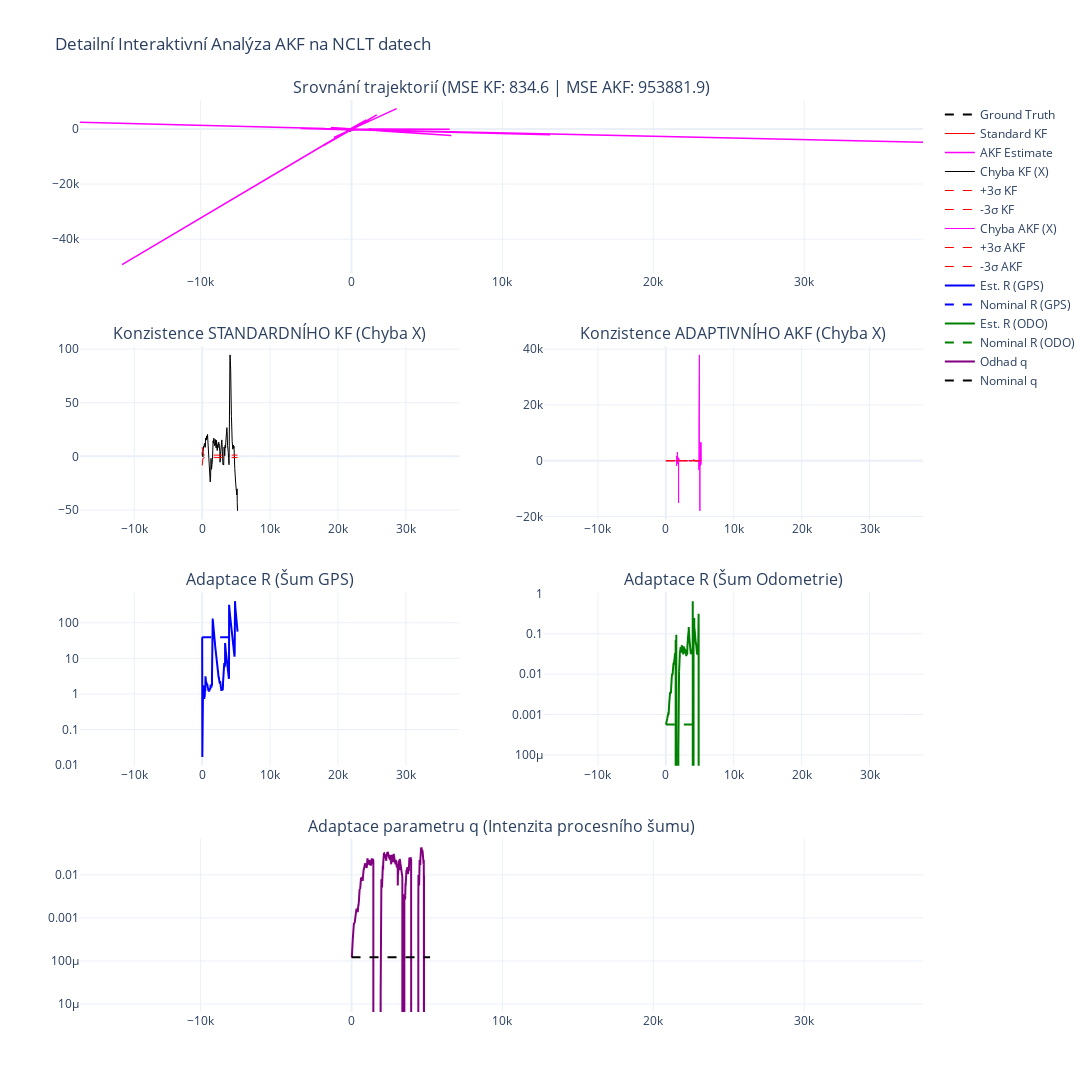

Notebook code cell kept with this figure:
### Code cell
import matplotlib.pyplot as plt
import numpy as np
import torch

full_traj_path = '../preprocessed_NCLT_FULL/test_full_trajectory.pt' 
full_dataset = torch.load(full_traj_path)

x_true = full_dataset[0]['ground_truth'].to(device)
y_seq = full_dataset[0]['filtered_gps'].to(device)
seq_len = y_seq.shape[0]

Ex0 = x_true[0, :].unsqueeze(1) 
P0 = sys_model.P0

print(f"Diagnostika pro sekvenci délky {seq_len}...")


T_sampling = 1.0 

# best setup
# alpha_nominal = [0.000132, 39.32, 0.00057]
# akf_filter = AdaptiveKalmanFilter_online(
#     sys_model, 
#     mdm_L=7,                  # Velmi krátké okno (okamžitá detekce výpadku GPS)
#     mdm_version=1, 
#     lambda_rls=0.95,          # Rychlé zapomínání (rychlý návrat k důvěře, jakmile GPS zase naskočí)
#     q_init=0.000132,          # Start na průměru
#     init_sigma_rls_value=0.1, # Velká volnost pro adaptaci (Aby R_GPS mohlo vyletět vysoko)
#     alpha_nom=alpha_nominal 
# )

alpha_nominal = [0.000132, 39.32, 0.00057]
akf_filter = Filters.AdaptiveKalmanFilter_online(
    sys_model, 
    mdm_L=7,
    mdm_version=1, 
    lambda_rls=0.995,
    init_sigma_rls_value=1.0,
    alpha_nom=alpha_nominal 
)
res_akf, Q_hist, R_hist = akf_filter.process_sequence_adaptively(y_seq, Ex0=Ex0, P0=P0)
print("AKF done.")

# KF
kf_filter = Filters.KalmanFilter(sys_model)
res_kf = kf_filter.process_sequence(y_seq, Ex0=Ex0, P0=P0)
print("KF done.")

# APF
apf_filter = Filters.VectorizedParticleFilter(sys_model, num_particles=50000)
res_apf = apf_filter.process_sequence(y_seq, Ex0=Ex0, P0=P0)

# AKF
x_est_akf = res_akf['x_filtered'].detach().cpu().numpy()
P_est_akf = res_akf['P_filtered'].detach().cpu().numpy()

# KF
x_est_kf = res_kf['x_filtered'].detach().cpu().numpy()

# APF
x_est_apf = res_apf['x_filtered'].detach().cpu().numpy()
P_est_apf = res_apf['P_filtered'].detach().cpu().numpy()

# GT a Měření
x_gt = x_true.detach().cpu().numpy()
y_meas = y_seq.detach().cpu().numpy()

template_val_00 = (T_sampling**3) / 3.0

q_est_values = np.array([q[0, 0].item() for q in Q_hist]) / template_val_00

q_nominal = sys_model.Q[0, 0].item() / template_val_00

r_gps_hist = np.array([r[0, 0].item() for r in R_hist]) 
r_odo_hist = np.array([r[1, 1].item() for r in R_hist]) 

r_base_gps = sys_model.R[0, 0].item()
r_base_odo = sys_model.R[1, 1].item()

t = np.arange(seq_len)

t_akf = t[-len(r_gps_hist):] 

mse_akf_total = np.mean((x_est_akf[:, 0] - x_gt[:, 0])**2 + (x_est_akf[:, 2] - x_gt[:, 2])**2)
mse_kf_total = np.mean((x_est_kf[:, 0] - x_gt[:, 0])**2 + (x_est_kf[:, 2] - x_gt[:, 2])**2)
mse_apf_total = np.mean((x_est_apf[:, 0] - x_gt[:, 0])**2 + (x_est_apf[:, 2] - x_gt[:, 2])**2)

print("="*60)
print(f"VÝSLEDKY SROVNÁNÍ (Full Trajectory):")
print(f"Standard KF MSE: {mse_kf_total:.4f}")
print(f"Adaptive KF MSE: {mse_akf_total:.4f}")
print(f"PF MSE: {mse_apf_total:.4f}")
print("="*60)

np.set_printoptions(precision=6, suppress=True)
print(f"\nPrůměrné odhadnuté q: {np.mean(q_est_values):.6f}")
print(f"Nominální q modelu:    {q_nominal:.6f}")

error_x_akf = x_est_akf[:, 0] - x_gt[:, 0]
sigma_x_akf = np.sqrt(P_est_akf[:, 0, 0])

if torch.is_tensor(res_kf['P_filtered']):
    P_est_kf = res_kf['P_filtered'].detach().cpu().numpy()
else:
    P_est_kf = res_kf['P_filtered']

error_x_kf = x_est_kf[:, 0] - x_gt[:, 0]
sigma_x_kf = np.sqrt(P_est_kf[:, 0, 0])

import plotly.graph_objects as go
from plotly.subplots import make_subplots

fig = make_subplots(
    rows=4, cols=2,
    specs=[
        [{"colspan": 2}, None],  # Trajektorie přes celou šířku
        [{}, {}],                # Konzistence KF | Konzistence AKF
        [{}, {}],                # Adaptace R GPS | Adaptace R ODO
        [{"colspan": 2}, None]   # Adaptace Q přes celou šířku
    ],
    subplot_titles=(
        f"Srovnání trajektorií (MSE KF: {mse_kf_total:.1f} | MSE AKF: {mse_akf_total:.1f})",
        "Konzistence STANDARDNÍHO KF (Chyba X)",
        "Konzistence ADAPTIVNÍHO AKF (Chyba X)",
        "Adaptace R (Šum GPS)",
        "Adaptace R (Šum Odometrie)",
        "Adaptace parametru q (Intenzita procesního šumu)"
    ),
    vertical_spacing=0.08
)

# ---------------- A) Trajektorie ----------------
fig.add_trace(go.Scatter(x=x_gt[:, 0], y=x_gt[:, 2], mode='lines', name='Ground Truth', line=dict(color='black', dash='dash')), row=1, col=1)
fig.add_trace(go.Scatter(x=x_est_kf[:, 0], y=x_est_kf[:, 2], mode='lines', name='Standard KF', line=dict(color='red', width=1)), row=1, col=1)
fig.add_trace(go.Scatter(x=x_est_akf[:, 0], y=x_est_akf[:, 2], mode='lines', name='AKF Estimate', line=dict(color='magenta', width=1.5)), row=1, col=1)

# ---------------- B1) Konzistence KF ----------------
fig.add_trace(go.Scatter(x=t, y=error_x_kf, mode='lines', name='Chyba KF (X)', line=dict(color='black', width=1)), row=2, col=1)
fig.add_trace(go.Scatter(x=t, y=3*sigma_x_kf, mode='lines', name='+3σ KF', line=dict(color='red', dash='dash', width=1)), row=2, col=1)
fig.add_trace(go.Scatter(x=t, y=-3*sigma_x_kf, mode='lines', name='-3σ KF', line=dict(color='red', dash='dash', width=1)), row=2, col=1)

# ---------------- B2) Konzistence AKF ----------------
fig.add_trace(go.Scatter(x=t, y=error_x_akf, mode='lines', name='Chyba AKF (X)', line=dict(color='magenta', width=1)), row=2, col=2)
fig.add_trace(go.Scatter(x=t, y=3*sigma_x_akf, mode='lines', name='+3σ AKF', line=dict(color='red', dash='dash', width=1)), row=2, col=2)
fig.add_trace(go.Scatter(x=t, y=-3*sigma_x_akf, mode='lines', name='-3σ AKF', line=dict(color='red', dash='dash', width=1)), row=2, col=2)

# ---------------- C1) Adaptace R (GPS) ----------------
fig.add_trace(go.Scatter(x=t_akf, y=r_gps_hist, mode='lines', name='Est. R (GPS)', line=dict(color='blue')), row=3, col=1)
fig.add_trace(go.Scatter(x=[t_akf[0], t_akf[-1]], y=[r_base_gps, r_base_gps], mode='lines', name='Nominal R (GPS)', line=dict(color='blue', dash='dash')), row=3, col=1)
fig.update_yaxes(type="log", row=3, col=1) # Logaritmická osa

# ---------------- C2) Adaptace R (Odometrie) ----------------
fig.add_trace(go.Scatter(x=t_akf, y=r_odo_hist, mode='lines', name='Est. R (ODO)', line=dict(color='green')), row=3, col=2)
fig.add_trace(go.Scatter(x=[t_akf[0], t_akf[-1]], y=[r_base_odo, r_base_odo], mode='lines', name='Nominal R (ODO)', line=dict(color='green', dash='dash')), row=3, col=2)
fig.update_yaxes(type="log", row=3, col=2)

# ---------------- D) Adaptace q (Skalár) ----------------
fig.add_trace(go.Scatter(x=t_akf, y=q_est_values, mode='lines', name='Odhad q', line=dict(color='purple')), row=4, col=1)
fig.add_trace(go.Scatter(x=[t_akf[0], t_akf[-1]], y=[q_nominal, q_nominal], mode='lines', name='Nominal q', line=dict(color='black', dash='dash')), row=4, col=1)
fig.update_yaxes(type="log", row=4, col=1)

fig.update_layout(
    height=1200, 
    width=1400, 
    title_text="Detailní Interaktivní Analýza AKF na NCLT datech",
    hovermode="x unified",
    template="plotly_white"
)

fig.update_xaxes(matches='x')

fig.show()

print("Ukládám grafy...")

html_filename = "AKF_diagnostika_interaktivni.html"
fig.write_html(html_filename)
print(f"[*] Interaktivní graf uložen do: {html_filename}")

try:
    png_filename = "AKF_diagnostika_staticka.png"

    fig.write_image(png_filename, scale=2) 
    print(f"[*] Statický graf (PNG) uložen do: {png_filename}")
    
except Exception as e:
    print(f"    Chyba: {e}")

### Figure 1 — Plotly figure (JSON) as saved in the notebook; plotly's stock layout.template omitted (floating-point values rounded to 4 significant figures; data arrays with more than 128 entries replaced by an {"elided": "..."} marker saying what was removed)
{"data": [{"line": {"color": "black", "dash": "dash"}, "mode": "lines", "name": "Ground Truth", "type": "scatter", "x": {"elided": "5208 float values"}, "xaxis": "x", "y": {"elided": "5208 float values"}, "yaxis": "y"}, {"line": {"color": "red", "width": 1}, "mode": "lines", "name": "Standard KF", "type": "scatter", "x": {"elided": "5208 float values"}, "xaxis": "x", "y": {"elided": "5208 float values"}, "yaxis": "y"}, {"line": {"color": "magenta", "width": 1.5}, "mode": "lines", "name": "AKF Estimate", "type": "scatter", "x": {"elided": "5208 float values"}, "xaxis": "x", "y": {"elided": "5208 float values"}, "yaxis": "y"}, {"line": {"color": "black", "width": 1}, "mode": "lines", "name": "Chyba KF (X)", "type": "scatter", "x": {"elided": "5208 int values"}, "xaxis": "x2", "y": {"elided": "5208 float values"}, "yaxis": "y2"}, {"line": {"color": "red", "dash": "dash", "width": 1}, "mode": "lines", "name": "+3σ KF", "type": "scatter", "x": {"elided": "5208 int values"}, "xaxis": "x2", "y": {"elided": "5208 float values"}, "yaxis": "y2"}, {"line": {"color": "red", "dash": "dash", "width": 1}, "mode": "lines", "name": "-3σ KF", "type": "scatter", "x": {"elided": "5208 int values"}, "xaxis": "x2", "y": {"elided": "5208 float values"}, "yaxis": "y2"}, {"line": {"color": "magenta", "width": 1}, "mode": "lines", "name": "Chyba AKF (X)", "type": "scatter", "x": {"elided": "5208 int values"}, "xaxis": "x3", "y": {"elided": "5208 float values"}, "yaxis": "y3"}, {"line": {"color": "red", "dash": "dash", "width": 1}, "mode": "lines", "name": "+3σ AKF", "type": "scatter", "x": {"elided": "5208 int values"}, "xaxis": "x3", "y": {"elided": "5208 float values"}, "yaxis": "y3"}, {"line": {"color": "red", "dash": "dash", "width": 1}, "mode": "lines", "name": "-3σ AKF", "type": "scatter", "x": {"elided": "5208 int values"}, "xaxis": "x3", "y": {"elided": "5208 float values"}, "yaxis": "y3"}, {"line": {"color": "blue"}, "mode": "lines", "name": "Est. R (GPS)", "type": "scatter", "x": {"elided": "5208 int values"}, "xaxis": "x4", "y": {"elided": "5208 float values"}, "yaxis": "y4"}, {"line": {"color": "blue", "dash": "dash"}, "mode": "lines", "name": "Nominal R (GPS)", "type": "scatter", "x": [0, 5207], "xaxis": "x4", "y": [39.28, 39.28], "yaxis": "y4"}, {"line": {"color": "green"}, "mode": "lines", "name": "Est. R (ODO)", "type": "scatter", "x": {"elided": "5208 int values"}, "xaxis": "x5", "y": {"elided": "5208 float values"}, "yaxis": "y5"}, {"line": {"color": "green", "dash": "dash"}, "mode": "lines", "name": "Nominal R (ODO)", "type": "scatter", "x": [0, 5207], "xaxis": "x5", "y": [0.000566, 0.000566], "yaxis": "y5"}, {"line": {"color": "purple"}, "mode": "lines", "name": "Odhad q", "type": "scatter", "x": {"elided": "5208 int values"}, "xaxis": "x6", "y": {"elided": "5208 float values"}, "yaxis": "y6"}, {"line": {"color": "black", "dash": "dash"}, "mode": "lines", "name": "Nominal q", "type": "scatter", "x": [0, 5207], "xaxis": "x6", "y": [0.0001222, 0.0001222], "yaxis": "y6"}], "layout": {"annotations": [{"font": {"size": 16}, "showarrow": false, "text": "Srovnání trajektorií (MSE KF: 834.6 | MSE AKF: 953881.9)", "x": 0.5, "xanchor": "center", "xref": "paper", "y": 1, "yanchor": "bottom", "yref": "paper"}, {"font": {"size": 16}, "showarrow": false, "text": "Konzistence STANDARDNÍHO KF (Chyba X)", "x": 0.225, "xanchor": "center", "xref": "paper", "y": 0.73, "yanchor": "bottom", "yref": "paper"}, {"font": {"size": 16}, "showarrow": false, "text": "Konzistence ADAPTIVNÍHO AKF (Chyba X)", "x": 0.775, "xanchor": "center", "xref": "paper", "y": 0.73, "yanchor": "bottom", "yref": "paper"}, {"font": {"size": 16}, "showarrow": false, "text": "Adaptace R (Šum GPS)", "x": 0.225, "xanchor": "center", "xref": "paper", "y": 0.46, "yanchor": "bottom", "yref": "paper"}, {"font": {"size": 16}, "showarrow": false, "text": "Adaptace R (Šum Odometrie)", "x": 0.775, "xanchor": "center", "xref": "paper", "y": 0.46, "yanchor": "bottom", "yref": "paper"}, {"font": {"size": 16}, "showarrow": false, "text": "Adaptace parametru q (Intenzita procesního šumu)", "x": 0.5, "xanchor": "center", "xref": "paper", "y": 0.19, "yanchor": "bottom", "yref": "paper"}], "height": 1200, "hovermode": "x unified", "title": {"text": "Detailní Interaktivní Analýza AKF na NCLT datech"}, "width": 1400, "xaxis": {"anchor": "y", "domain": [0, 1], "matches": "x"}, "xaxis2": {"anchor": "y2", "domain": [0, 0.45], "matches": "x"}, "xaxis3": {"anchor": "y3", "domain": [0.55, 1], "matches": "x"}, "xaxis4": {"anchor": "y4", "domain": [0, 0.45], "matches": "x"}, "xaxis5": {"anchor": "y5", "domain": [0.55, 1], "matches": "x"}, "xaxis6": {"anchor": "y6", "domain": [0, 1], "matches": "x"}, "yaxis": {"anchor": "x", "domain": [0.81, 1]}, "yaxis2": {"anchor": "x2", "domain": [0.54, 0.73]}, "yaxis3": {"anchor": "x3", "domain": [0.54, 0.73]}, "yaxis4": {"anchor": "x4", "domain": [0.27, 0.46], "type": "log"}, "yaxis5": {"anchor": "x5", "domain": [0.27, 0.46], "type": "log"}, "yaxis6": {"anchor": "x6", "domain": [0, 0.19], "type": "log"}}}
